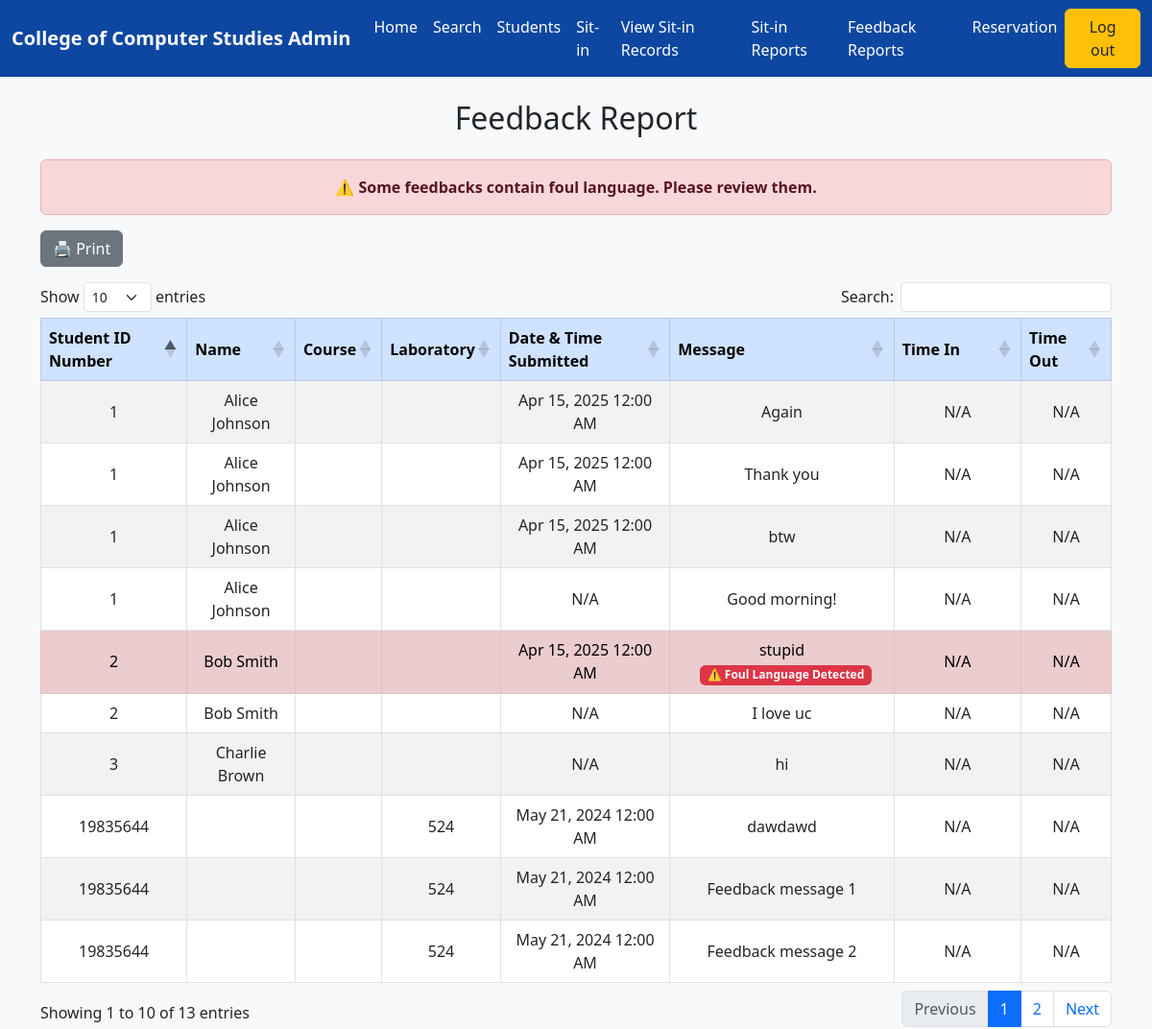
Screenshot of /feedback_report.php with the database file from the repository.
### tables this page shows
CREATE TABLE `feedback` (
  `id` int(11) NOT NULL,
  `student_id` varchar(20) NOT NULL,
  `laboratory` varchar(10) NOT NULL,
  `date` datetime DEFAULT current_timestamp(),
  `message` text NOT NULL,
  `sit_in_id` int(11) DEFAULT NULL,
  `submitted_at` datetime DEFAULT current_timestamp()
);

CREATE TABLE `students` (
  `student_id` int(11) NOT NULL,
  `name` varchar(255) NOT NULL,
  `course` varchar(100) DEFAULT NULL,
  `year` int(11) DEFAULT NULL,
  `remaining_sessions` int(11) NOT NULL DEFAULT 30,
  `laboratory` varchar(100) DEFAULT NULL
);

### feedback_report.php (the view, shortened to what this page needs)
<?php
$servername = "localhost";
$username = "root";
$password = "";
$dbname = "test";
$conn = new mysqli($servername, $username, $password, $dbname);
$query = "
    SELECT
        f.student_id,
        s.name AS fullname,
        s.course,
        f.laboratory,
        f.date,
        f.message,
        sr.time_in,
        sr.time_out
    FROM feedback f
    LEFT JOIN students s ON f.student_id = s.student_id
    LEFT JOIN sit_in_records sr ON f.student_id = sr.student_id AND DATE(f.date) = DATE(sr.date)
    ORDER BY f.date DESC
";
$result = $conn->query($query);
$feedbacks = [];
while ($row = $result->fetch_assoc()) {
    $feedbacks[] = $row;
}
$foul_words = ['stupid', 'idiot', 'dumb', 'fool', 'ugly', 'nonsense',
                'bogo', 'yawa', 'atay', 'piste', 'kayat', 'boang', 'animal', 'tae'];
function containsFoulWords($message, $foul_words) {
    foreach ($foul_words as $word) {
        if (stripos($message, $word) !== false) {
            return true;
        }
    }
    return false;
}
$foul_found = false;
foreach ($feedbacks as $fb) {
    if (containsFoulWords($fb['message'], $foul_words)) {
        $foul_found = true;
        break;
    }
}
?>
<!DOCTYPE html>
<html lang="en">
<head>
    <link href="https://cdn.jsdelivr.net/npm/bootstrap@5.3.0/dist/css/bootstrap.min.css" rel="stylesheet">
    <link href="https://cdn.datatables.net/1.13.4/css/dataTables.bootstrap5.min.css" rel="stylesheet">
</head>
<body>
<nav class="navbar navbar-expand-lg navbar-dark" style="background-color: #0d47a1;">
    <div class="container-fluid">
        <a class="navbar-brand text-white"><strong>College of Computer Studies Admin</strong></a>
        <div class="collapse navbar-collapse justify-content-center" id="navbarNav">
            <ul class="navbar-nav">
                <li class="nav-item"><a class="nav-link text-white" href="admin.php">Home</a></li>
                <li class="nav-item"><a class="nav-link text-white" href="#" data-bs-toggle="modal" data-bs-target="#searchModal">Search</a></li>
                <li class="nav-item"><a class="nav-link text-white" href="students.php">Students</a></li>
                <li class="nav-item"><a class="nav-link text-white" href="sit_in.php">Sit-in</a></li>
                <li class="nav-item"><a class="nav-link text-white" href="ViewRecords.php">View Sit-in Records</a></li>
                <li class="nav-item"><a class="nav-link text-white" href="report.php">Sit-in Reports</a></li>
                <li class="nav-item"><a class="nav-link text-white active" href="feedback_report.php">Feedback Reports</a></li>
                <li class="nav-item"><a class="nav-link text-white" href="#">Reservation</a></li>
            </ul>
        </div>
        <a href="logout.php" class="btn btn-warning text-dark">Log out</a>
    </div>
</nav>
<div class="container mt-4">
    <h2 class="text-center mb-4">Feedback Report</h2>
    <?php if ($foul_found): ?>
        <div class="alert alert-danger text-center fw-bold">
            ⚠️ Some feedbacks contain foul language. Please review them.
        </div>
    <?php endif; ?>
    <button class="btn btn-secondary mb-3" onclick="window.print()">🖨️ Print</button>
    <div class="table-responsive">
        <table id="feedbackTable" class="table table-striped table-bordered">
            <thead class="table-primary">
                <tr>
                    <th>Student ID Number</th>
                    <th>Name</th>
                    <th>Course</th>
                    <th>Laboratory</th>
                    <th>Date & Time Submitted</th>
                    <th>Message</th>
                    <th>Time In</th>
                    <th>Time Out</th>
                </tr>
            </thead>
            <tbody>
                <?php foreach ($feedbacks as $feedback): ?>
                    <?php $isFlagged = containsFoulWords($feedback['message'], $foul_words); ?>
                    <tr class="<?= $isFlagged ? 'table-danger' : '' ?>">
                        <td><?= htmlspecialchars($feedback['student_id']) ?></td>
                        <td><?= htmlspecialchars($feedback['fullname']) ?></td>
                        <td><?= htmlspecialchars($feedback['course']) ?></td>
                        <td><?= htmlspecialchars($feedback['laboratory']) ?></td>
                        <td>
                            <?php
                                $datetime = $feedback['date'];
                                if (!empty($datetime) && $datetime !== '0000-00-00 00:00:00' && strtotime($datetime)) {
                                    echo htmlspecialchars(date('M j, Y g:i A', strtotime($datetime)));
                                } else {
                                    echo 'N/A';
                                }
                            ?>
                        </td>
                        <td>
                            <?= htmlspecialchars($feedback['message']) ?>
                            <?php if ($isFlagged): ?>
                                <span class="badge bg-danger ms-2">⚠️ Foul Language Detected</span>
                            <?php endif; ?>
                        </td>
                        <td>
                            <?php
                                $time_in = $feedback['time_in'];
                                echo !empty($time_in) ? htmlspecialchars(date('M j, Y g:i A', strtotime($time_in))) : 'N/A';
                            ?>
                        </td>
                        <td>
                            <?php
                                $time_out = $feedback['time_out'];
                                echo !empty($time_out) ? htmlspecialchars(date('M j, Y g:i A', strtotime($time_out))) : 'N/A';
                            ?>
                        </td>
                    </tr>
                <?php endforeach; ?>
            </tbody>
        </table>
    </div>
</div>
</body>
</html>

### feedback_report.php (style rules this page uses)
body { background-color: #f8f9fa; }
.table td, .table th { vertical-align: middle; text-align: center; }

### rows the page displays
feedback: student "1", student.name "Alice Johnson", date "Apr 15, 2025 12:00 AM", message "Again"
feedback: student "1", student.name "Alice Johnson", date "Apr 15, 2025 12:00 AM", message "Thank you"
feedback: student "1", student.name "Alice Johnson", date "Apr 15, 2025 12:00 AM", message "btw"
feedback: student "2", student.name "Bob Smith", date "Apr 15, 2025 12:00 AM", message "stupid", shows "⚠️ Foul Language Detected"
feedback: student "19835644", laboratory "524", date "May 21, 2024 12:00 AM", message "dawdawd"
feedback: student "19835644", laboratory "524", date "May 21, 2024 12:00 AM", message "Feedback message 1"
feedback: student "19835644", laboratory "524", date "May 21, 2024 12:00 AM", message "Feedback message 2"
feedback: student "1", student.name "Alice Johnson", shows "N/A", message "Good morning!"
feedback: student "2", student.name "Bob Smith", shows "N/A", message "I love uc"
feedback: student "3", student.name "Charlie Brown", shows "N/A", message "hi"
